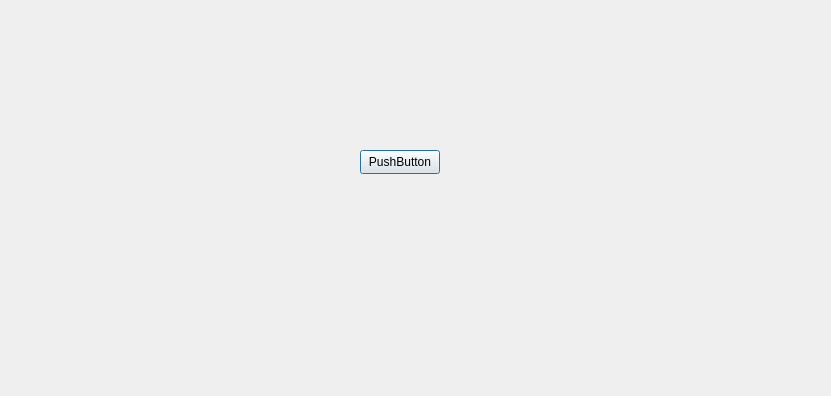
<?xml version="1.0" encoding="UTF-8"?>
<ui version="4.0">
 <class>Dialog</class>
 <widget class="QDialog" name="Dialog">
  <property name="geometry">
   <rect>
    <x>0</x>
    <y>0</y>
    <width>831</width>
    <height>396</height>
   </rect>
  </property>
  <property name="windowTitle">
   <string>Dialog</string>
  </property>
  <widget class="QPushButton" name="pushButton">
   <property name="geometry">
    <rect>
     <x>360</x>
     <y>150</y>
     <width>80</width>
     <height>24</height>
    </rect>
   </property>
   <property name="text">
    <string>PushButton</string>
   </property>
  </widget>
 </widget>
 <resources/>
 <connections/>
</ui>
